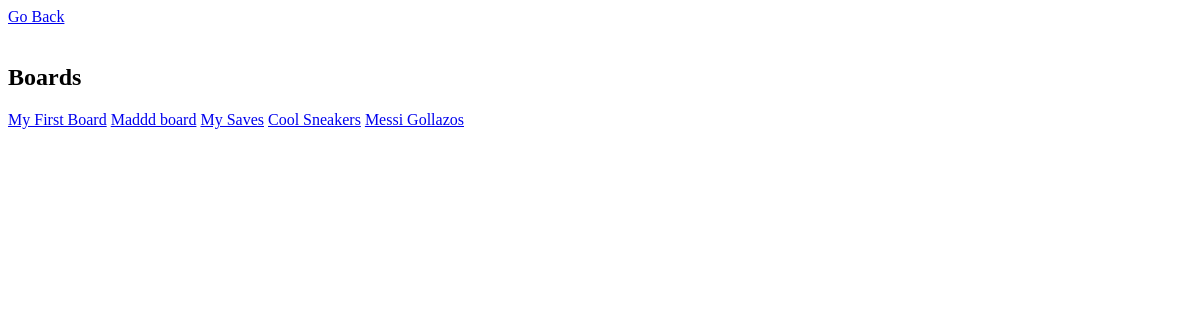
/boards/ (signed in), run on an earlier commit of the app's database.
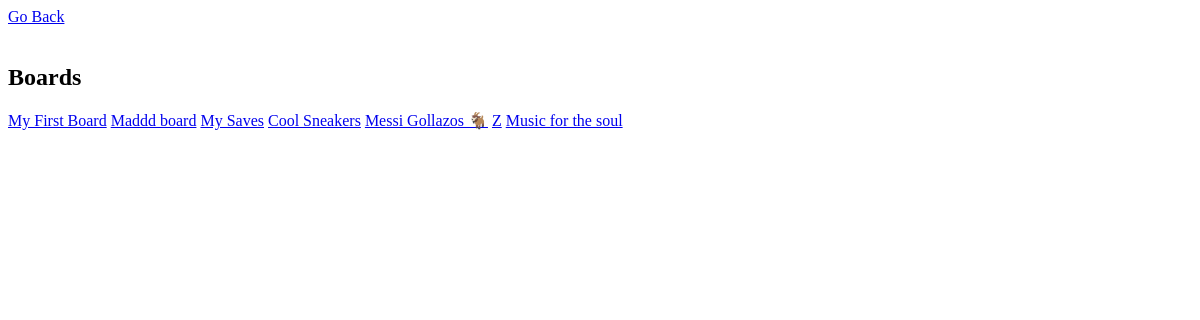
And on a later commit of the database.
### pin/models.py (models this page shows, shortened)
class Board(models.Model):
  user = models.ForeignKey(User,on_delete=models.SET_NULL,null=True,blank=True)
  title = models.CharField(max_length=200)
  description = models.TextField(null=True,blank=True)
  status = models.CharField(max_length=200,blank=True,null=True,choices=status,default='public')
  cover = models.ImageField(null=True,blank=True)
  date_created = models.DateTimeField(auto_now_add = True)
  date_updated = models.DateTimeField(auto_now = True)

### pin/views.py (the view)
# urls.py: path('boards/',views.AllBoards,name='all_boards'),
@login_required(login_url='account_login')
def AllBoards(request):
  boards = Board.objects.filter(status='public')
  context = {'boards':boards}
  return render(request,'pin/boards.html',context)

### pin/templates/pin/boards.html (shortened to what this page needs)
<!DOCTYPE html>
<html>
<head>
</head>
<body>
<a href="{% url 'home' %}">Go Back</a>
<br>
<br>
<h2>Boards</h2>
{% for board in boards %}
<a href="{% url 'board' board.id %}">{{board.title}}</a>
{% endfor %}
</body>
</html>

What changed in the data, as far as the page shows it:
changed Board: title "Messi Gollazos" → "Messi Gollazos 🐐"
added Board: title "Z"
added Board: title "Music for the soul"
